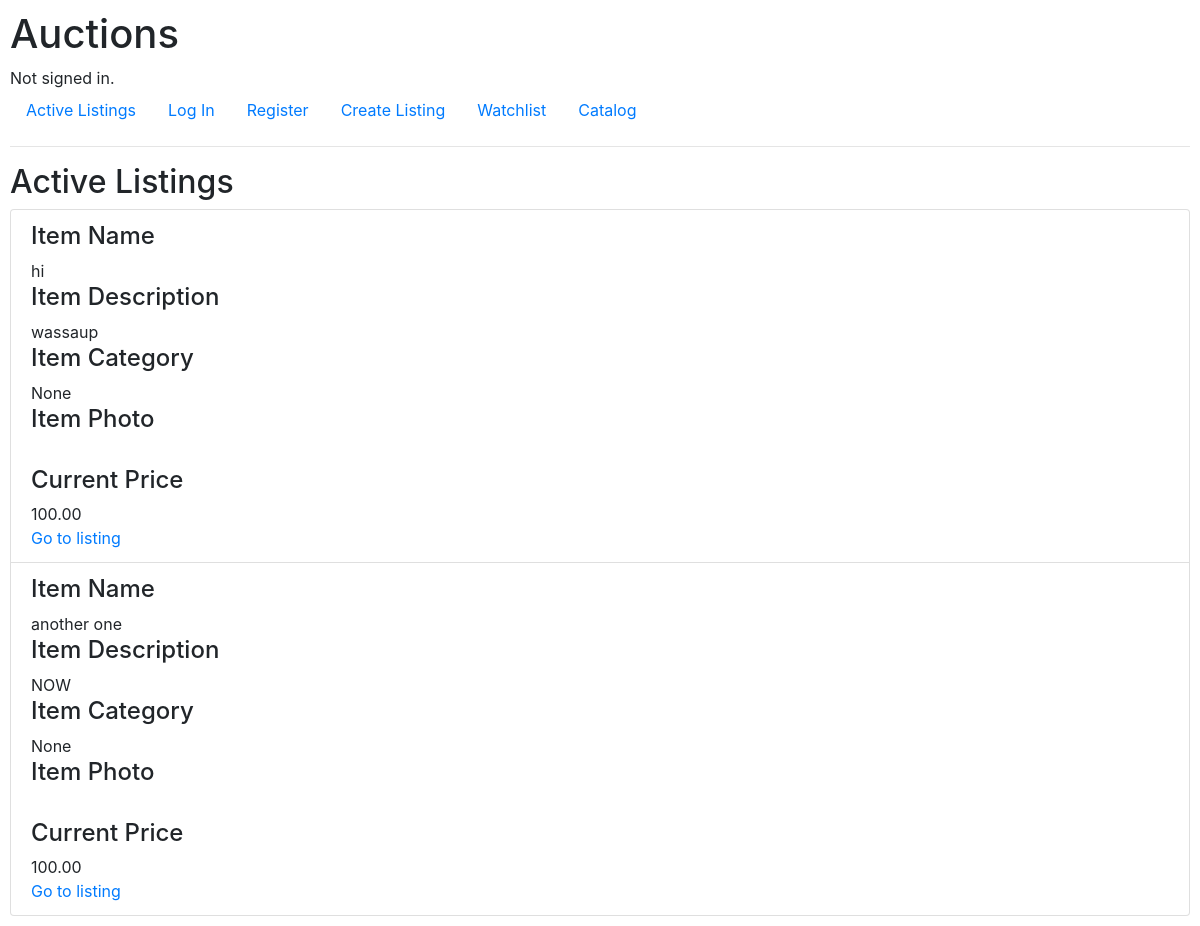
The app's page /, older data.
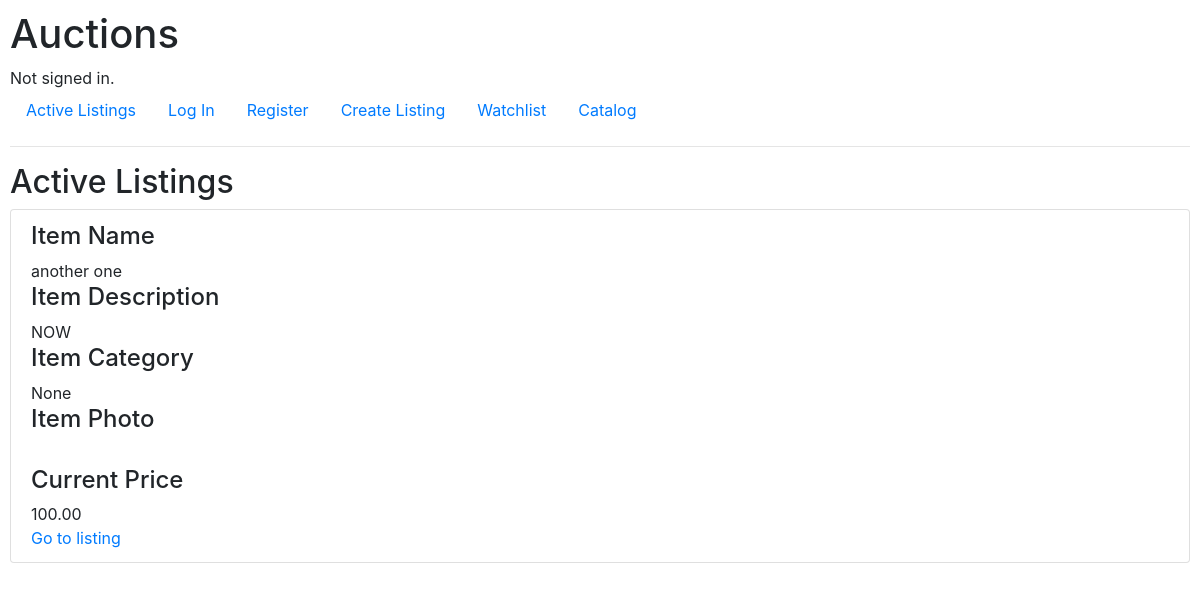
The same page, newer data.
### auctions/models.py (models this page shows, shortened)
class Listing(models.Model):
    item_name = models.CharField(max_length=100)
    item_description = models.TextField()
    item_category = models.CharField(max_length=100, default="None")
    item_photo = models.CharField(max_length=100, blank=True)
    starting_price = models.FloatField()
    closed = models.BooleanField(default=False)
    listing_user = models.ForeignKey(settings.AUTH_USER_MODEL, on_delete=models.CASCADE)

### auctions/views.py (the view)
# urls.py: path("", views.index, name="index"),
def index(request):
    listing_set = []
    listings = Listing.objects.filter(closed=False).all()
    for listing in listings:
        try:
            listing_set.append([listing, Bid.objects.filter(item__id=listing.id).order_by('-current_amount').first()])
        except:
            listing_set.append([listing, None])
    return render(request, "auctions/index.html", {
        "listing_set": listing_set
    })

### auctions/templates/auctions/index.html (shortened to what this page needs)
{% extends "auctions/layout.html" %}
{% block body %}
    <h2>Active Listings</h2>
    <ul class="list-group">
    {% for listing in listing_set %}
        <li class="list-group-item">
            <div>
                <h4>
                    Item Name
                </h4>
                {{ listing.0.item_name }}
            </div>
            <div>
                <h4>
                    Item Description
                </h4>
                {{ listing.0.item_description }}
            </div>
            <div>
                <h4>
                    Item Category
                </h4>
                {{ listing.0.item_category }}
            </div>
            <div>
                <h4>
                    Item Photo
                </h4>
            </div>
            <div>
                <h4>
                    Current Price
                </h4>
                {% if listing.1 == None %}
                {{ listing.0.starting_price|floatformat:2 }}
                {% else %}
                {{ listing.1.current_amount|floatformat:2 }}
                {% endif %}
            </div>
            <div>
                <a href="{% url 'listing' id=listing.0.id %}">Go to listing</a>
            </div>
        </li>
    {% endfor %}
    </ul>
{% endblock %}

Row changes from the older to the newer data that the page shows:
no longer on this page (row edited): Listing: item_name "hi", item_description "wassaup", item_category "None", starting_price "100.00"
